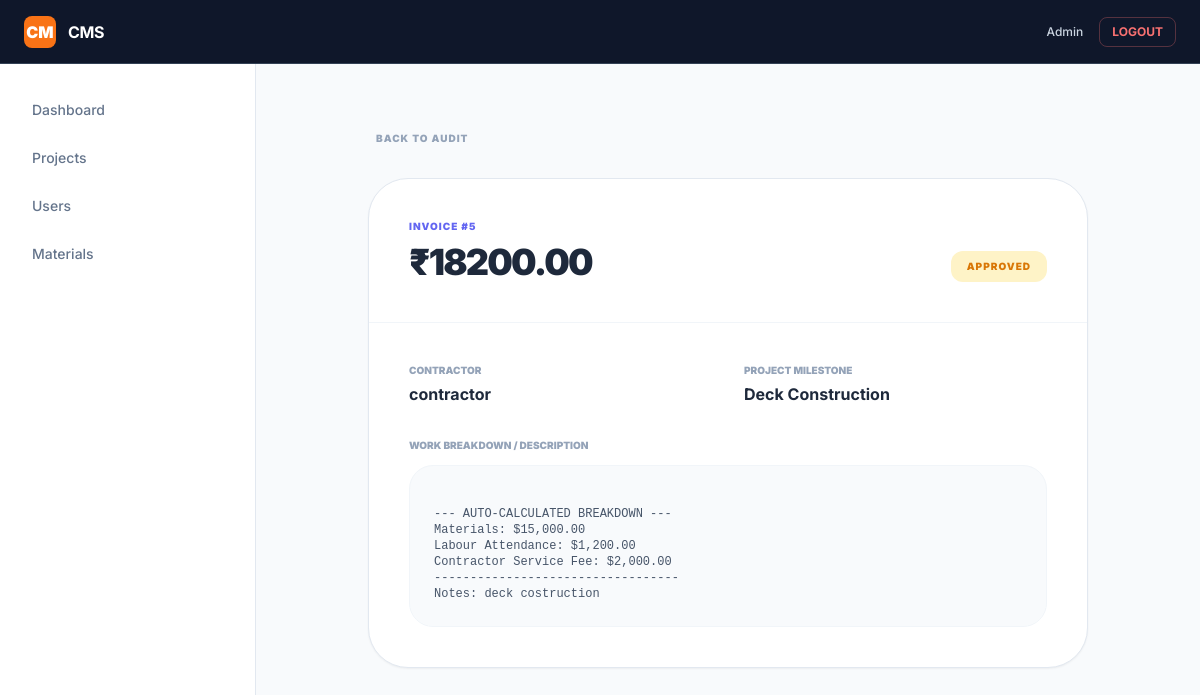
/dashboard/invoice/5/ (signed in), run on an earlier commit of the app's database.
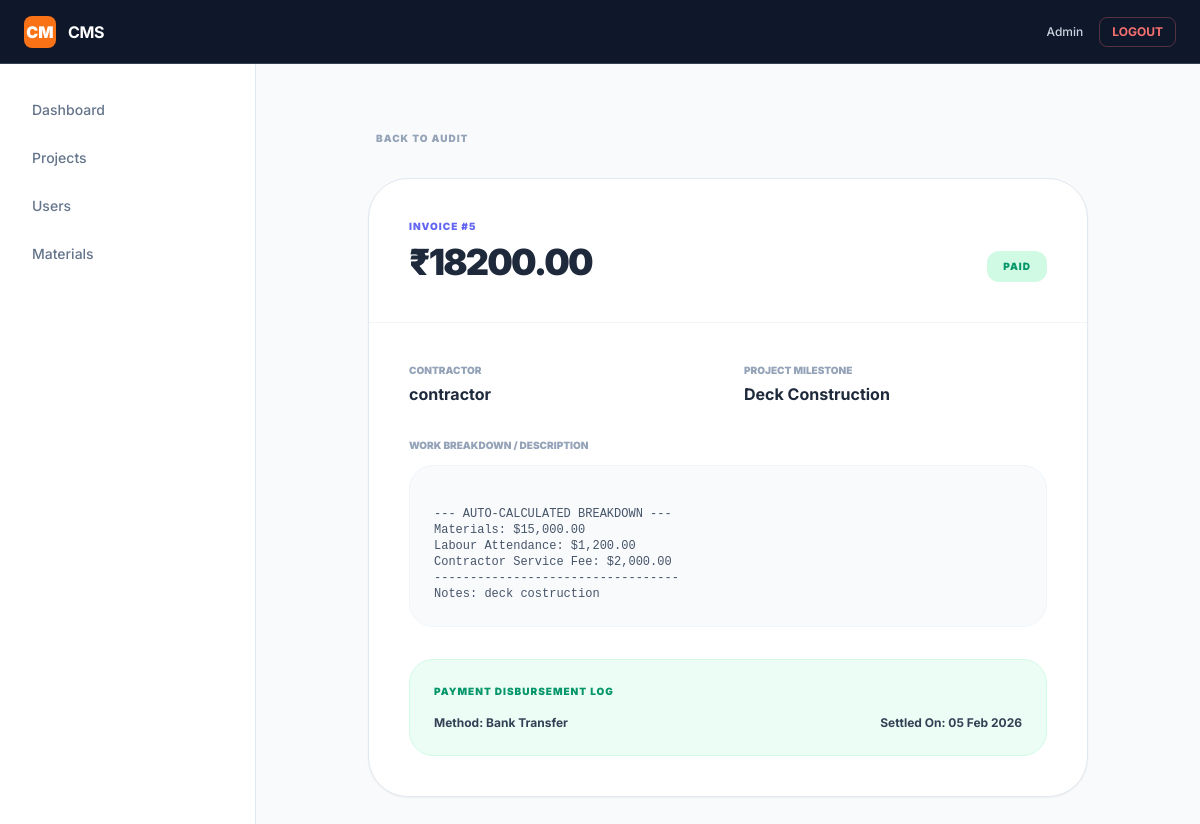
And on a later commit of the database.
### contractors/models.py (models this page shows, shortened)
class Invoice(models.Model):
    STATUS_CHOICES = (
        ('PENDING', 'Pending'),
        ('APPROVED', 'Approved'),
        ('PAID', 'Paid'),
    )
    contractor = models.ForeignKey(ProjectContractor, on_delete=models.CASCADE)
    project = models.ForeignKey(Project, on_delete=models.CASCADE)
    phase = models.ForeignKey('construction.ProjectPhase', on_delete=models.CASCADE, related_name='invoices',null=True,blank=True)
    amount = models.DecimalField(max_digits=12, decimal_places=2)
    description = models.TextField(blank=True, null=True)
    created_at = models.DateField(auto_now_add=True)
    status = models.CharField(max_length=20, choices=STATUS_CHOICES, default='PENDING')

class ProjectContractor(models.Model):
    project = models.ForeignKey(Project, on_delete=models.CASCADE)
    contractor = models.ForeignKey(
        User,
        on_delete=models.CASCADE,
        limit_choices_to={'role__name': 'Contractor'}
    )
    assigned_at = models.DateTimeField(auto_now_add=True)
    class Meta:
        unique_together = ('project', 'contractor')

### accounts/models.py (models this page shows)
class User(AbstractUser):
    role = models.ForeignKey(
        Role,
        on_delete=models.PROTECT,
        null=True,
        blank=True
    )
    created_by = models.ForeignKey(
        'self',
        null=True,
        blank=True,
        on_delete=models.SET_NULL,
        related_name='created_users'
    )
    created_at = models.DateTimeField(auto_now_add=True)

### construction/models.py (models this page shows, shortened)
class ProjectPhase(models.Model):
    project = models.ForeignKey(
        Project,
        on_delete=models.CASCADE,
        related_name='phases'
    )
    phase_name = models.CharField(max_length=100)
    progress = models.PositiveIntegerField(
        default=0,
        validators=[
            MinValueValidator(0),
            MaxValueValidator(100)
        ]
    )
    expected_end = models.DateField()
    actual_end = models.DateField(null=True, blank=True)

### finance/models.py (models this page shows, shortened)
class Payment(models.Model):
    invoice = models.OneToOneField(Invoice, on_delete=models.CASCADE)
    paid_amount = models.DecimalField(max_digits=12, decimal_places=2)
    paid_date = models.DateField(auto_now_add=True)
    mode = models.CharField(max_length=50)

### dashboard/views.py (the view)
# urls.py: path('invoice/<int:invoice_id>/', views.admin_invoice_detail, name='admin_invoice_detail'),
@login_required
@user_passes_test(is_admin)
def admin_invoice_detail(request, invoice_id):
    invoice = get_object_or_404(Invoice.objects.select_related('project', 'phase', 'contractor__contractor'), id=invoice_id)
    payment = Payment.objects.filter(invoice=invoice).first()
    return render(request, 'dashboard/admin/admin_invoice_detail.html', {
        'invoice': invoice,
        'payment': payment
    })

### dashboard/views.py (called while the page is built)
def is_admin(user):
    return user.role and user.role.name == 'Admin'

### dashboard/templates/dashboard/admin/admin_invoice_detail.html (shortened to what this page needs)
{% extends "dashboard/admin/dashboard.html" %}
{% block content %}
<main class="max-w-3xl mx-auto p-6">
    <a href="{% url 'admin_project_detail' invoice.project.id %}" class="inline-flex items-center text-[10px] font-black uppercase tracking-widest text-slate-400 hover:text-slate-600 mb-8">
         Back to Audit
    </a>
    <div class="bg-white rounded-[2.5rem] border border-slate-200 shadow-sm overflow-hidden">
        <div class="p-10 border-b border-slate-100 flex justify-between items-end">
            <div>
                <p class="text-[10px] font-black text-indigo-500 uppercase tracking-widest mb-2">Invoice #{{ invoice.id }}</p>
                <h2 class="text-4xl font-black text-slate-800 tracking-tighter">₹{{ invoice.amount }}</h2>
            </div>
            <span class="px-4 py-2 {% if invoice.status == 'PAID' %}bg-emerald-100 text-emerald-600{% else %}bg-amber-100 text-amber-600{% endif %} text-[10px] font-black uppercase rounded-xl tracking-widest">
                {{ invoice.status }}
            </span>
        </div>
        <div class="p-10 space-y-8">
            <div class="grid grid-cols-2 gap-8">
                <div>
                    <p class="text-[10px] font-black text-slate-400 uppercase mb-1">Contractor</p>
                    <p class="font-bold text-slate-800">{{ invoice.contractor.contractor.get_full_name|default:invoice.contractor.contractor.username }}</p>
                </div>
                <div>
                    <p class="text-[10px] font-black text-slate-400 uppercase mb-1">Project Milestone</p>
                    <p class="font-bold text-slate-800">{{ invoice.phase.phase_name }}</p>
                </div>
            </div>
            <div>
                <p class="text-[10px] font-black text-slate-400 uppercase mb-3">Work Breakdown / Description</p>
                <div class="p-6 bg-slate-50 rounded-3xl font-mono text-xs text-slate-600 border border-slate-100 whitespace-pre-line">
                    {{ invoice.description|default:"No description provided." }}
                </div>
            </div>
            {% if payment %}
            <div class="p-6 bg-emerald-50 rounded-3xl border border-emerald-100">
                <h4 class="text-[10px] font-black text-emerald-600 uppercase tracking-widest mb-4">Payment Disbursement Log</h4>
                <div class="flex justify-between items-center text-xs font-bold text-slate-700">
                    <p>Method: {{ payment.mode }}</p>
                    <p>Settled On: {{ payment.paid_date|date:"d M Y" }}</p>
                </div>
            </div>
            {% endif %}
        </div>
    </div>
</main>
{% endblock %}

What changed in the data, as far as the page shows it:
changed Invoice "contractor": status "APPROVED" → "PAID"
added Payment: mode "Bank Transfer", paid_date "05 Feb 2026"
Also different on the page:
text now shown: "PAYMENT DISBURSEMENT LOG Method: Settled On:"
